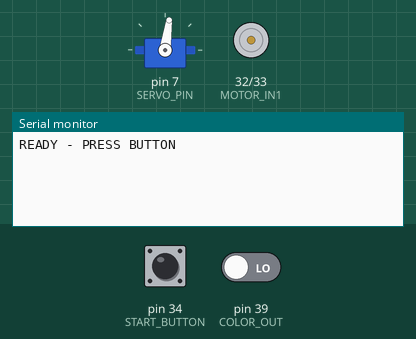
Recording of a sketch running on a simulated Arduino Mega 2560, built with avr-gcc and run on an emulated ATmega2560. Parts: servo, motor-driver pin pairs drawn as motors (green arrow = first pin HIGH = forward, orange = second pin HIGH = backward, longer = more drive, scaled by the enable pin), the last lines printed to the serial monitor. The inputs (shaded band) are chosen by the test bench; at power-on: pin 34 (START_BUTTON) HIGH, pin 39 (COLOR_OUT) LOW.

Above: at 0.8 s.
0.9 s: pin 34 (START_BUTTON) pulled LOW for 0.15 s
At 1.55 s:
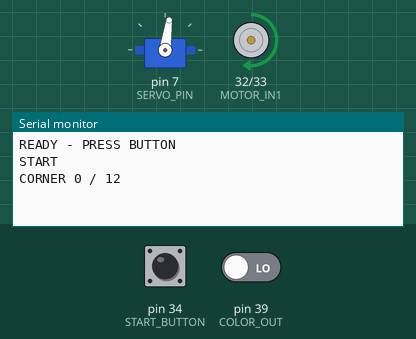
At 2.15 s:
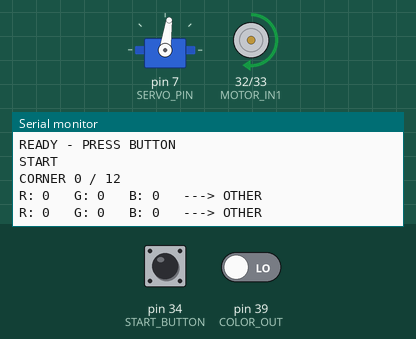

The sketch:

open-challenge-code.ino
```cpp
#include <Servo.h>

// =====================================================
// PIN SETUP
// =====================================================

// Steering servo
const int SERVO_PIN = 7;

// Drive motor
const int MOTOR_PWM = 5;
const int MOTOR_IN1 = 32;
const int MOTOR_IN2 = 33;

// Start button
// Wired from D34 to GND, so INPUT_PULLUP is used
const int START_BUTTON = 34;

// TCS3200 color sensor
const int S0 = 35;
const int S1 = 36;
const int S2 = 37;
const int S3 = 38;
const int COLOR_OUT = 39;


// =====================================================
// ROBOT SETTINGS
// =====================================================

// We count 12 blue-line corners:
// 4 corners per lap × 3 laps
int cornerCount = 0;

// After the 12th corner, keep driving straight
// for this long before stopping
const unsigned long FINISH_DRIVE_MS = 1250;

// Steering angles
const int STEER_CENTER = 82;
const int STEER_LEFT = 55;

// Motor speeds
const int NORMAL_SPEED = 140;
const int TURN_SPEED = 155;

// How long the robot keeps the steering locked left
// when a blue line is detected
const unsigned long TURN_TIME_MS = 1000;


// =====================================================
// GLOBAL VARIABLES
// =====================================================

Servo steering;

// Prevents the same blue line from triggering
// multiple turns while the sensor is still over it
bool blueArmed = true;

// Counts how many consecutive non-blue readings we get
// before allowing another blue-line trigger
int nonBlueReadings = 0;


// =====================================================
// MOTOR FUNCTIONS
// =====================================================

// Drive the robot forward at the requested PWM speed
void driveForward(int speedValue) {

  digitalWrite(MOTOR_IN1, HIGH);
  digitalWrite(MOTOR_IN2, LOW);

  analogWrite(MOTOR_PWM, speedValue);
}


// Stop the drive motor completely
void stopMotor() {

  analogWrite(MOTOR_PWM, 0);

  digitalWrite(MOTOR_IN1, LOW);
  digitalWrite(MOTOR_IN2, LOW);
}


// =====================================================
// COLOR SENSOR FUNCTIONS
// =====================================================

// Reads one color channel from the TCS3200.
//
// S2 and S3 select which color filter is active.
// The sensor gives a pulse frequency, so we convert
// the pulse duration into a simple frequency-like value.
unsigned long readColorChannel(bool s2, bool s3) {

  digitalWrite(S2, s2);
  digitalWrite(S3, s3);

  // Small delay so the sensor has time to switch filters
  delay(3);

  unsigned long pulse =
      pulseIn(COLOR_OUT, LOW, 30000);

  // No pulse received within timeout
  if (pulse == 0) {
    return 0;
  }

  return 500000UL / pulse;
}


// Take 3 readings and average them.
// This makes the color detection more stable.
unsigned long averageColor(bool s2, bool s3) {

  unsigned long total = 0;

  for (int i = 0; i < 3; i++) {

    total += readColorChannel(s2, s3);
  }

  return total / 3;
}


// =====================================================
// COLOR DETECTION
//
// Returns:
// 0 = other / white
// 1 = blue
// 2 = orange
// =====================================================

int detectColor() {

  // Read red channel
  unsigned long R =
      averageColor(LOW, LOW);

  // Read green channel
  unsigned long G =
      averageColor(HIGH, HIGH);

  // Read blue channel
  unsigned long B =
      averageColor(LOW, HIGH);


  // Print raw values so we can calibrate the sensor
  Serial.print("R: ");
  Serial.print(R);

  Serial.print("   G: ");
  Serial.print(G);

  Serial.print("   B: ");
  Serial.print(B);

  Serial.print("   ---> ");


  // =================================================
  // BLUE DETECTION
  //
  // These ranges were calibrated from the real field.
  //
  // R: 10000 - 19000
  // G:  9000 - 14500
  // B: 11000 - 20500
  //
  // The last condition helps separate blue from orange.
  // =================================================

  if (
      R >= 10000 &&
      R <= 19000 &&

      G >= 9000 &&
      G <= 14500 &&

      B >= 11000 &&
      B <= 20500 &&

      B + 3000 >= R
     )
  {
    Serial.println("BLUE");

    return 1;
  }


  // =================================================
  // ORANGE DETECTION
  //
  // Orange is only identified for debugging.
  // The robot does not turn when it sees orange.
  // =================================================

  if (
      R >= 17500 &&
      R <= 25500 &&

      G >= 12000 &&
      G <= 16500 &&

      B >= 13000 &&
      B <= 19000 &&

      R > B + 3000
     )
  {
    Serial.println("ORANGE");

    return 2;
  }


  // Anything outside the blue/orange ranges
  Serial.println("OTHER");

  return 0;
}


// =====================================================
// BLUE-LINE TURN
// =====================================================

void turnLeft() {

  Serial.println();
  Serial.println(">>> BLUE DETECTED");
  Serial.println(">>> STARTING LEFT TURN");


  // Turn the steering left
  steering.write(STEER_LEFT);


  // Keep the car moving while turning
  driveForward(TURN_SPEED);


  // Hold the turn for the calibrated amount of time
  delay(TURN_TIME_MS);


  // Straighten the wheels again
  steering.write(STEER_CENTER);


  // Return to normal driving speed
  driveForward(NORMAL_SPEED);


  Serial.println(">>> TURN COMPLETE");
  Serial.println();
}


// =====================================================
// FINISH THE RUN
// =====================================================

void finishRun() {

  Serial.println();
  Serial.println("============================");
  Serial.println(">>> 3 LAPS COMPLETE");
  Serial.println(">>> MOVING INTO FINISH AREA");
  Serial.println("============================");


  // Make sure the wheels are straight
  steering.write(STEER_CENTER);


  // Continue forward into the finish section
  driveForward(NORMAL_SPEED);


  // Drive a little farther after the final corner
  delay(FINISH_DRIVE_MS);


  // Stop the robot
  stopMotor();


  // Keep the wheels centered when stopped
  steering.write(STEER_CENTER);


  Serial.println(">>> STOPPED");


  // Stay stopped permanently until the robot is reset
  while (true) {

    steering.write(STEER_CENTER);

    stopMotor();

    delay(100);
  }
}


// =====================================================
// SETUP
// =====================================================

void setup() {

  Serial.begin(115200);


  // -------------------------------------------------
  // Steering servo
  // -------------------------------------------------

  steering.attach(SERVO_PIN);

  // Start with the wheels centered
  steering.write(STEER_CENTER);


  // -------------------------------------------------
  // Motor
  // -------------------------------------------------

  pinMode(MOTOR_PWM, OUTPUT);
  pinMode(MOTOR_IN1, OUTPUT);
  pinMode(MOTOR_IN2, OUTPUT);

  // Robot should not move before the start button
  stopMotor();


  // -------------------------------------------------
  // Color sensor
  // -------------------------------------------------

  pinMode(S0, OUTPUT);
  pinMode(S1, OUTPUT);

  pinMode(S2, OUTPUT);
  pinMode(S3, OUTPUT);

  pinMode(COLOR_OUT, INPUT);


  // Set TCS3200 output frequency scaling to 20%
  digitalWrite(S0, HIGH);
  digitalWrite(S1, LOW);


  // -------------------------------------------------
  // Start button
  // -------------------------------------------------

  pinMode(START_BUTTON, INPUT_PULLUP);


  // Reset corner count whenever the robot restarts
  cornerCount = 0;


  Serial.println();
  Serial.println("READY - PRESS BUTTON");


  // Keep the wheels centered while waiting
  steering.write(STEER_CENTER);


  // Wait until the start button is pressed
  while (digitalRead(START_BUTTON) == HIGH) {

    steering.write(STEER_CENTER);
  }


  // Re-center the steering when the button is pressed
  steering.write(STEER_CENTER);

  delay(100);


  // Wait until the button is released
  while (digitalRead(START_BUTTON) == LOW) {

    steering.write(STEER_CENTER);
  }


  // Short delay before movement begins
  delay(300);


  Serial.println("START");
  Serial.println("CORNER 0 / 12");


  // Start driving straight
  steering.write(STEER_CENTER);

  driveForward(NORMAL_SPEED);
}


// =====================================================
// MAIN LOOP
// =====================================================

void loop() {

  // Check the floor color
  int color = detectColor();


  // =================================================
  // BLUE LINE DETECTED
  // =====================================================

  if (color == 1) {

    // We are currently on blue, so reset this counter
    nonBlueReadings = 0;


    // Only react once to each blue line
    if (blueArmed) {

      blueArmed = false;


      // Count this as one corner
      cornerCount++;


      Serial.print("CORNER: ");
      Serial.print(cornerCount);
      Serial.println(" / 12");


      // Make the left turn
      turnLeft();


      // After 12 corners, 3 laps are complete
      if (cornerCount >= 12) {

        finishRun();
      }
    }
  }


  // =================================================
  // NOT BLUE
  // =====================================================

  else {

    nonBlueReadings++;


    // Wait for 3 non-blue readings before allowing
    // the next blue line to trigger another turn.
    //
    // This prevents one wide blue line from being
    // counted as multiple corners.
    if (nonBlueReadings >= 3) {

      blueArmed = true;
    }


    // Normal driving:
    // wheels centered and normal forward speed
    steering.write(STEER_CENTER);

    driveForward(NORMAL_SPEED);
  }
}
```

Measured:
- after the input at 0.9 s, the serial monitor: prints a new line after 0.45 s (image 1)
